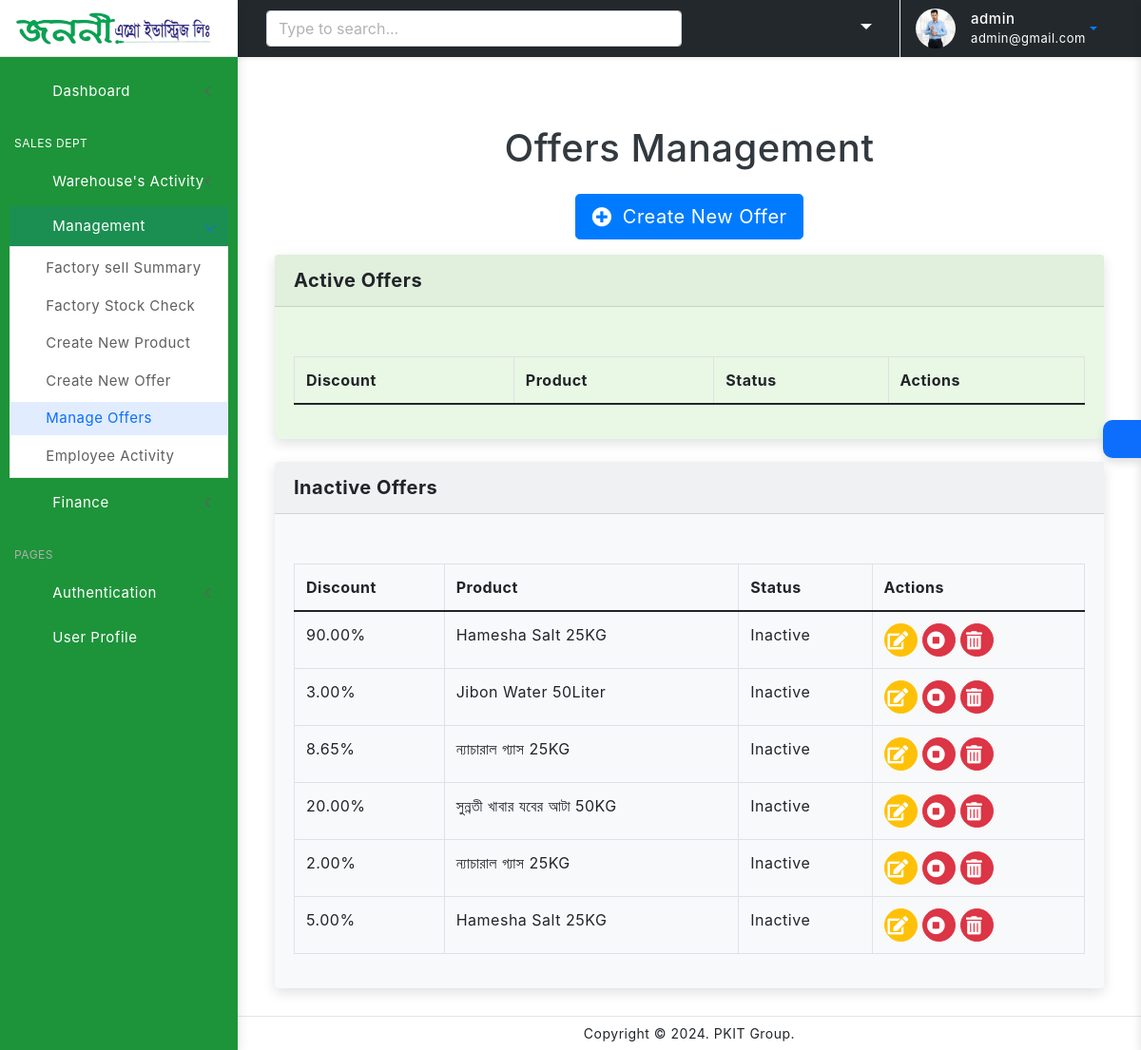
Screenshot of /offer/ (signed in) with the database file from the repository.
### user/models.py (models this page shows, shortened)
class Profile(models.Model):
    customer = models.OneToOneField(User, on_delete=models.CASCADE)
    address = models.CharField(max_length=200)
    phone = models.CharField(max_length=50)
    image = models.ImageField(default='default.png', upload_to='profile_images')
    nid = models.CharField(max_length=20, unique=True, blank=True, null= True)
    title= models.CharField(max_length=40, blank=True, null= True)
    salary = models.DecimalField(max_digits=10, decimal_places=2, blank=True, null= True)
    joining_date = models.DateField(blank=True, null= True)
    HEAD_OFFICE = 'HEAD_OFFICE'
    FACTORY = 'FACTORY'
    OTHERS='OTHERS'
    JOB_LOCATION_CHOICES = [
        (HEAD_OFFICE, 'Head Office'),
        (FACTORY, 'Factory'),
        (OTHERS, 'others'),
    ]
    job_location = models.CharField(max_length=20, choices=JOB_LOCATION_CHOICES, blank=True, null= True)
    zones = models.ManyToManyField(Zone, blank=True, verbose_name="Dealer Zones")
    products = models.ManyToManyField(Product, blank=True, verbose_name="Dealer Products")

### dashboard/models.py (models this page shows, shortened)
class Offer(models.Model):
    created_at = models.DateTimeField(auto_now_add=True, blank=True, null=True)
    product = models.ForeignKey(Product, on_delete=models.CASCADE, related_name='offers')
    discount_percentage = models.DecimalField(max_digits=5, decimal_places=2)
    start_date = models.DateTimeField(default=timezone.now)
    end_date = models.DateTimeField()
    def is_active(self):
        now = timezone.now()
        return self.start_date <= now <= self.end_date

class Product(models.Model):
    department = models.ForeignKey(Department, on_delete=models.CASCADE, verbose_name="Dept/Company")
    name = models.CharField(max_length=200, verbose_name="Product Name")
    product_code = models.CharField(max_length=100, unique=True, verbose_name="Product Code")
    product_dp = models.DecimalField(max_digits=10, decimal_places=2, verbose_name="Product DP")
    product_tp = models.DecimalField(max_digits=10, decimal_places=2, verbose_name="Product TP")
    product_mrp = models.DecimalField(max_digits=10, decimal_places=2, verbose_name="Product MRP")
    product_sku = models.CharField(max_length=100, verbose_name="Product SKU")
    product_factor = models.DecimalField(max_digits=10, decimal_places=2, verbose_name="Product Factor")
    product_details = models.TextField(verbose_name="Product Details", blank=True, null=True)
    stock_quantity = models.PositiveIntegerField(null=True, blank= True)

### dashboard/decorators.py (the view)
        def wrapper(request, *args, **kwargs):
            group = None
            if request.user.groups.exists():
                group = request.user.groups.all()[0].name
            if group in allowed_roles:
                return view_func(request, *args, **kwargs)
            else:
                return HttpResponse('You are not authorized to view this page')

### owner/views.py (called while the page is built)
@login_required(login_url='user-login')
@allowed_users(allowed_roles=['Admin'])
def offer_list(request):
    now = timezone.now()
    active = Offer.objects.filter(start_date__lte=now, end_date__gte=now).order_by('-created_at')
    inactive = Offer.objects.filter(start_date__gt=now) | Offer.objects.filter(end_date__lt=now)
    inactive = inactive.order_by('-created_at')
    is_admin = request.user.groups.filter(name='Admin').exists()
    is_finance = request.user.groups.filter(name='Finance').exists()
    return render(request, 'admin/offer_list.html', {'active': active,'inactive': inactive, 'is_admin': is_admin, 'is_finance': is_finance  })

### owner/templates/admin/offer_list.html (shortened to what this page needs)
{% extends 'partials/base0.html' %}
{% load static %}
{% block content %}
<div class="page-wrapper">
    <div class="page-content">
        <head>
            <link rel="stylesheet" href="https://stackpath.bootstrapcdn.com/bootstrap/4.5.2/css/bootstrap.min.css">
            <link rel="stylesheet" href="https://cdnjs.cloudflare.com/ajax/libs/font-awesome/5.15.4/css/all.min.css">
        </head>
        <body>
            <div class="container mt-5">
                <h1 class="mb-4 text-center">Offers Management</h1>
                <div class="mb-3 text-center">
                    <a href="{% url 'offer_create' %}" class="btn btn-primary btn-lg">
                        <i class="fas fa-plus-circle"></i> Create New Offer
                    </a>
                </div>
                <div class="card active-table">
                    <div class="card-header">
                        Active Offers
                    </div>
                    <div class="card-body">
                        <div class="table-responsive">
                            <table class="table table-bordered">
                                <thead>
                                    <tr>
                                        <th>Discount</th>
                                        <th>Product</th>
                                        <th>Status</th>
                                        <th>Actions</th>
                                    </tr>
                                </thead>
                            </table>
                        </div>
                    </div>
                </div>
                <div class="card inactive-table">
                    <div class="card-header">
                        Inactive Offers
                    </div>
                    <div class="card-body">
                        <div class="table-responsive">
                            <table class="table table-bordered">
                                <thead>
                                    <tr>
                                        <th>Discount</th>
                                        <th>Product</th>
                                        <th>Status</th>
                                        <th>Actions</th>
                                    </tr>
                                </thead>
                                <tbody>
                                    {% for offer in inactive %}
                                    <tr>
                                        <td>{{ offer.discount_percentage }}%</td>
                                        <td>{{ offer.product.name }}</td>
                                        <td>{{ offer.is_active|yesno:"Active,Inactive" }}</td>
                                        <td>
                                            <a href="{% url 'offer_update' offer.id %}" class="btn btn-warning btn-sm btn-custom" title="Edit">
                                                <i class="fas fa-edit"></i>
                                            </a>
                                            <a href="{% url 'offer_end' offer.id %}" class="btn btn-danger btn-sm btn-custom" title="End">
                                                <i class="fas fa-stop-circle"></i>
                                            </a>
                                            <form action="{% url 'offer_delete' offer.pk %}" method="post" style="display:inline;">
                                                <button type="submit" class="btn btn-danger btn-sm btn-custom" onclick="return confirm('Are you sure you want to delete this offer?');" title="Delete">
                                                    <i class="fas fa-trash-alt"></i>
                                                </button>
                                            </form>
                                        </td>
                                    </tr>
                                    {% endfor %}
                                </tbody>
                            </table>
                        </div>
                    </div>
                </div>
            </div>
        </body>
    </div>
</div>
{% endblock %}

### templates/partials/base0.html (shortened to what this page needs)
<!doctype html>
<html lang="en">
{% load static %}
<head>
	<link href="{% static 'assets/plugins/vectormap/jquery-jvectormap-2.0.2.css' %}" rel="stylesheet"/>
	<link href="{% static 'assets/plugins/simplebar/css/simplebar.css' %}" rel="stylesheet" />
	<link href="{% static 'assets/plugins/perfect-scrollbar/css/perfect-scrollbar.css' %}" rel="stylesheet" />
	<link href="{% static 'assets/plugins/metismenu/css/metisMenu.min.css' %}" rel="stylesheet" />
	<link href="{% static 'assets/css/pace.min.css' %}" rel="stylesheet" />
	<link href="{% static 'assets/css/bootstrap.min.css' %}" rel="stylesheet">
	<link href="{% static 'assets/css/app.css' %}" rel="stylesheet">
	<link href="{% static 'assets/css/icons.css' %}" rel="stylesheet">
	<link rel="stylesheet" href="{% static 'assets/css/dark-theme.css' %}" />
	<link rel="stylesheet" href="{% static 'assets/css/semi-dark.css' %}" />
	<link rel="stylesheet" href="{% static 'assets/css/header-colors.css' %}" />
		<link rel="stylesheet" href="https://use.fontawesome.com/releases/v5.15.2/css/all.css"
>
</head>
<body>
	<div class="wrapper">
		<div class="sidebar-wrapper" data-simplebar="true" style="background-color: #1d9439; " >
			<div class="sidebar-header">
				<div>
					<a href="{% url 'warehouse-index' %}" class="has-arrow">
						<img src="{% static 'assets/images/logo.png' %}" class="logo-icon" alt="logo icon" style="width: 210px; height: 170;">
					</a>
				</div>
				<div class="toggle-icon ms-auto"><i class='bx bx-arrow-to-left'></i>
				</div>
			</div>
			<ul class="metismenu" id="menu" >
				<li>
					{% if is_admin %}
					<a href="{% url 'home' %}" class="has-arrow">
						<div style="color: #FFFFFF; "class="parent-icon"><i class='bx bx-home-circle'></i>
						</div>
						<div class="menu-title" style="color: #FFFFFF;">Dashboard</div>
					</a>
                    {% endif %}
				</li>
				<li class="menu-label" style="color: #FFFFFF;">Sales Dept</li>
				{% if is_admin %}
				<li>
					<a class="has-arrow" href="javascript:;">
						<div style="color: #FFFFFF; " class="parent-icon"><i class='bx bx-bookmark-heart'></i>
						</div>
						<div class="menu-title" style="color: #FFFFFF;">Warehouse's Activity</div>
					</a>
				</li>
				<li>
					<a class="has-arrow" href="javascript:;">
						<div style="color: #FFFFFF; " class="parent-icon"> <i class="bx bx-donate-blood"></i>
						</div>
						<div class="menu-title" style="color: #FFFFFF;">Management</div>
					</a>
					<ul>
						<li> <a href="{% url 'admin_summary' %}"><i class="bx bx-right-arrow-alt"></i>Factory sell Summary</a>
						<li> <a href="{% url 'admin_stocks' %}"><i class="bx bx-right-arrow-alt"></i>Factory Stock Check</a>
						<li> <a href="{% url 'dashboard-products' %}"><i class="bx bx-right-arrow-alt"></i>Create New Product</a>
						</li>
						<li> <a href="{% url 'offer_create' %}"><i class="bx bx-right-arrow-alt"></i>Create New Offer</a>
						</li>
						<li> <a href="{% url 'offer_list' %}"><i class="bx bx-right-arrow-alt"></i>Manage Offers</a>
						</li>
						<li> <a href="{% url 'dashboard-customers' %}"><i class="bx bx-right-arrow-alt"></i>Employee Activity</a>
						</li>
					</ul>
				</li>
				{% endif %}
				{% if is_finance %}
				<li>
					<a class="has-arrow" href="javascript:;">
						<div style="color: #FFFFFF; " class="parent-icon"><i class='bx bx-message-square-edit'></i>
						</div>
						<div class="menu-title" style="color: #FFFFFF;">Finance</div>
					</a>
				</li>
				{% endif %}
				<li class="menu-label">Pages</li>
				<li>
					<a class="has-arrow" href="javascript:;">
						<div style="color: #FFFFFF; " class="parent-icon"><i class="bx bx-lock"></i>
						</div>
						<div style="color: #FFFFFF; " class="menu-title">Authentication</div>
					</a>
				</li>
				<li>
					<a href="{% url 'user-profile' %}">
						<div style="color: #FFFFFF; " class="parent-icon"><i class="bx bx-user-circle"></i>
						</div>
						<div class="menu-title" style="color: #FFFFFF;">User Profile</div>
					</a>
				</li>
			</ul>
		</div>
		<header>
			<div class="topbar d-flex align-items-center"  style="background-color:#23282c;" >
				<nav class="navbar navbar-expand">
					<div class="search-bar flex-grow-1">
						<div class="position-relative search-bar-box">
							<input type="text" class="form-control search-control" placeholder="Type to search..."> <span class="position-absolute top-50 search-show translate-middle-y"><i class='bx bx-search'></i></span>
						</div>
					</div>
					<div class="top-menu ms-auto">
						<ul class="navbar-nav align-items-center">
							<li class="nav-item dropdown dropdown-large">
								<a style="color: white;" class="nav-link dropdown-toggle dropdown-toggle-nocaret" href="#" role="button" data-bs-toggle="dropdown" aria-expanded="false">	<i class='bx bx-category'></i>
								</a>
							</li>
						</ul>
					</div>
					<div class="user-box dropdown">
						<a class="d-flex align-items-center nav-link dropdown-toggle dropdown-toggle-nocaret" href="#" role="button" data-bs-toggle="dropdown" aria-expanded="false">
							<img src="{{ user.profile.image.url }}" class="user-img" alt="user avatar">
							<div class="user-info ps-3">
								<p style="color: white;" class="user-name mb-0">{{ user.username }}</p>
								<p style="color: white;" class="designattion mb-0">{{ user.email }}</p>
							</div>
						</a>
					</div>
				</nav>
			</div>
		</header>
        {% block content %}
        {% endblock %}
		<footer class="page-footer">
			<p class="mb-0">Copyright © 2024. PKIT Group.</p>
		</footer>
	</div>
	<div class="switcher-wrapper">
		<div class="switcher-btn"> <i class='bx bx-cog bx-spin'></i>
		</div>
	</div>
</body>
</html>

### owner/templates/admin/offer_list.html (style rules this page uses)
.card { border: none; margin-bottom: 1.5rem; }
.card-header { font-size: 1.25rem; font-weight: bold; }
.btn-custom { border-radius: 50%; width: 35px; height: 35px; padding: 0; display: inline-flex; justify-content: center; align-items: center; }
.btn-custom i { font-size: 1.2rem; color: #fff; }
.table-responsive { margin-top: 2rem; }
.inactive-table { background-color: #f8f9fa; }
.active-table { background-color: #e9f7e5; }

### rows the page displays
Offer: discount_percentage "90.00", product.name "Hamesha Salt 25KG", is_active "Inactive"
Offer: discount_percentage "3.00", product.name "Jibon Water 50Liter", is_active "Inactive"
Offer: discount_percentage "8.65", product.name "ন্যাচারাল গ্যাস 25KG", is_active "Inactive"
Offer: discount_percentage "20.00", product.name "সুন্নতী খাবার যবের আটা 50KG", is_active "Inactive"
Offer: discount_percentage "2.00", product.name "ন্যাচারাল গ্যাস 25KG", is_active "Inactive"
Offer: discount_percentage "5.00", product.name "Hamesha Salt 25KG", is_active "Inactive"

### other values shown
{{ user.username }} "admin"
{{ user.email }} "admin@gmail.com"
